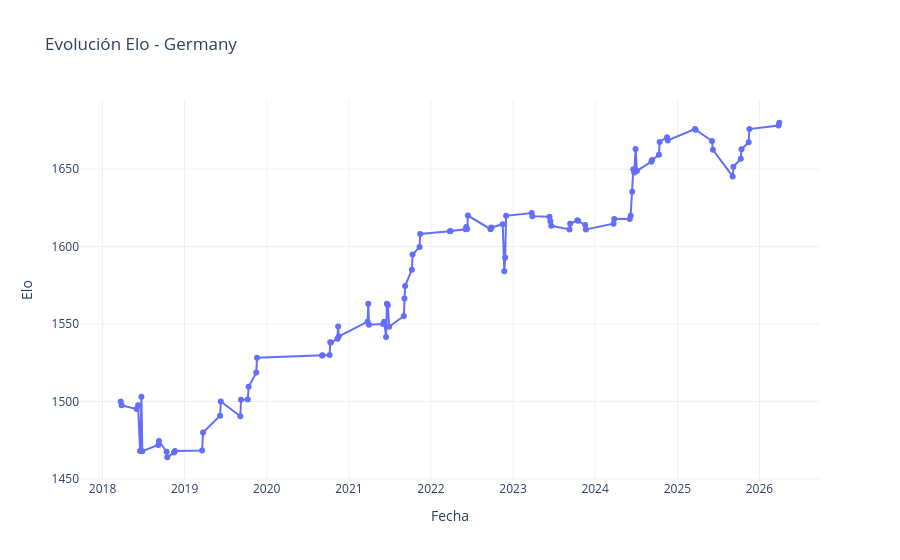

The notebook cell saved with this chart:
### Code cell
import pandas as pd
import plotly.express as px

team = "Germany"

# Partidos como local
home_games = elo_history[
    elo_history["home_team"] == team
][["date", "home_elo_after"]].copy()

home_games.columns = ["date", "elo"]

# Partidos como visitante
away_games = elo_history[
    elo_history["away_team"] == team
][["date", "away_elo_after"]].copy()

away_games.columns = ["date", "elo"]

# Unir historial
team_history = pd.concat(
    [home_games, away_games]
)

# Ordenar por fecha
team_history = team_history.sort_values("date")

# Convertir fecha
team_history["date"] = pd.to_datetime(
    team_history["date"]
)

# Gráfico interactivo
fig = px.line(
    team_history,
    x="date",
    y="elo",
    title=f"Evolución Elo - {team}",
    markers=True
)

fig.update_layout(
    xaxis_title="Fecha",
    yaxis_title="Elo",
    hovermode="x unified",
    template="plotly_white"
)

fig.show()
